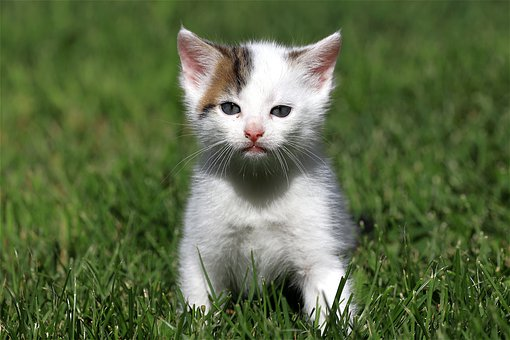
#> input picture Photos/cat.jpg, 510 x 340 px
$ python transformation.py
#> lines starting #> are read from the running program, lines starting #| are printed output that depends on the picture
import cv2 as cv
import numpy as np

img = cv.imread('Photos/cat.jpg')
#> img is the input picture: shape (340, 510, 3); mean B, G, R 67.7, 106.1, 90.8

cv.imshow('Cat',img)

#Translation
def translate(img, x, y):
#> called with x = -100, y = 100
    transMat = np.float32([[1,0,x],[0,1,y]])
    dimensions = (img.shape[1], img.shape[0])
#> dimensions = (510, 340)
    return cv.warpAffine(img, transMat, dimensions)
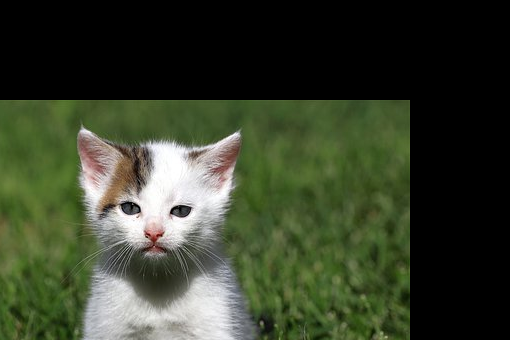
#> returned value: shape (340, 510, 3); mean of channels 0, 1, 2 43.4, 63.1, 55.4; drawn as B, G, R

# -x --> shift to left
# -y --> shift to up
# x --> shift to right
# y --> shift to down

translated = translate(img, -100, 100)
cv.imshow('translated',translated)
cv.waitKey(0)

#Rotation
def rotate(img, angle, rotPoint=None):
#> called with angle = -45
    (height,width)= img. shape[:2]
#> height = 340; width = 510

    if rotPoint is None:
        rotPoint = (width//1,height//2)
#> rotPoint = (510, 170)

    rotMat = cv.getRotationMatrix2D(rotPoint, angle, 1.0)
    dimensions = (width,height)
#> dimensions = (510, 340)

    return cv.warpAffine(img, rotMat, dimensions)
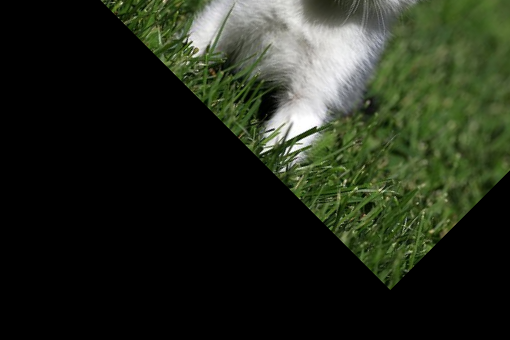
#> returned value: shape (340, 510, 3); mean of channels 0, 1, 2 28.2, 41.8, 35.8; drawn as B, G, R

rotated = rotate(img, -45)
cv.imshow('Rotated',rotated)

rotated_rotated = rotate(img, -90)
#> call 2 of rotate, with angle = -90
#> in rotate (call 2), `return cv.warpAffine(img, rotMat, dimensions)`:
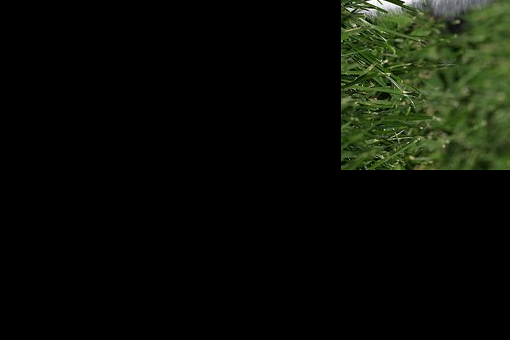
#> returned value: shape (340, 510, 3); mean of channels 0, 1, 2 7.1, 14.4, 11.1; drawn as B, G, R
cv.imshow('Double rotate',rotated_rotated)
cv.waitKey(0)

#Resizing
resized = cv.resize(img, (500,500),interpolation=cv.INTER_CUBIC)
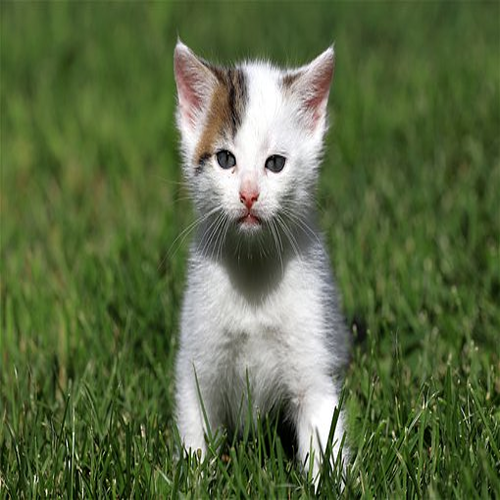
#> resized: shape (500, 500, 3); mean B, G, R 67.7, 106.1, 90.8
cv.imshow('Resized',resized)
cv.waitKey(0)

#Flipping
flip = cv.flip(img, -1)  # 0 == flipping the img vertically/ over x axis
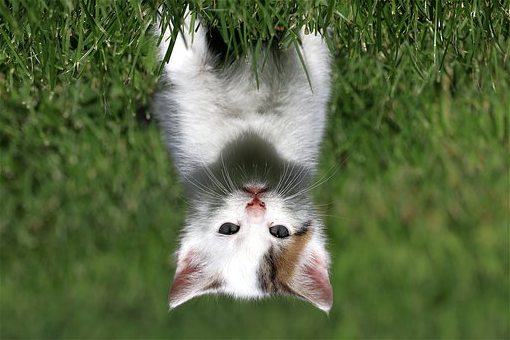
#> flip: shape (340, 510, 3); mean B, G, R 67.7, 106.1, 90.8
# 1 == flipping the img horizontally or over the y axis
# -1 == flipping it both vertically and horizontally
cv.imshow('Flip',flip)
cv.waitKey(0)

#Cropping
cropped = img[200:400,300:400]
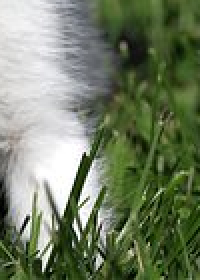
#> cropped: shape (140, 100, 3) (shown 2 times larger); mean B, G, R 100.9, 126.5, 114.5
cv.imshow('Cropped',cropped)
cv.waitKey(0)

$ run again, with Photos/cringemas.jpg copied over Photos/cat.jpg
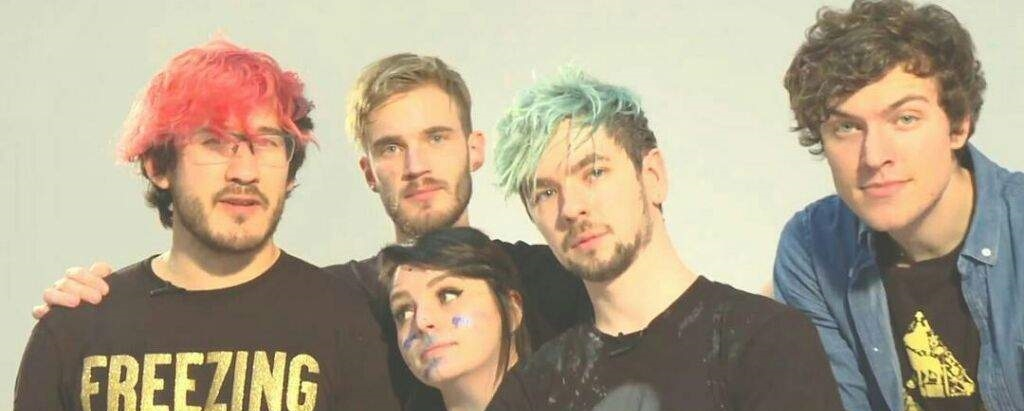
#> input picture Photos/cringemas.jpg, 1024 x 411 px
#> img is the input picture: shape (411, 1024, 3); mean B, G, R 141.3, 164.7, 177.8
#> `flip = cv.flip(img, -1)`:
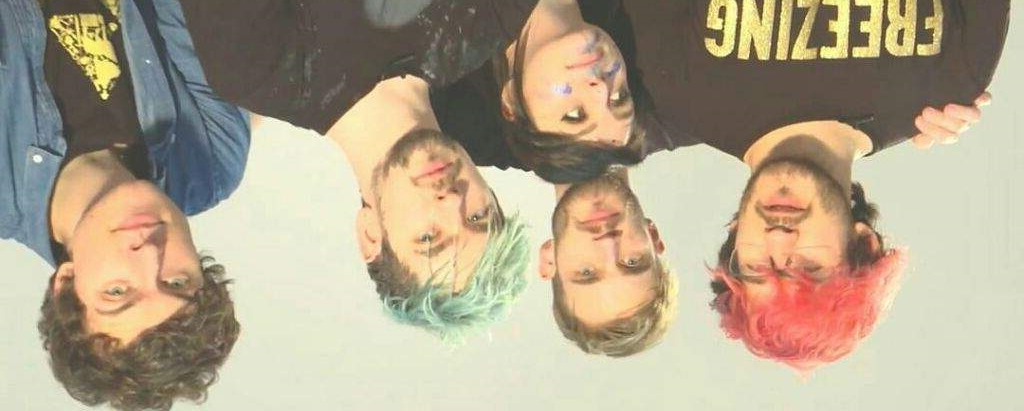
#> flip: shape (411, 1024, 3); mean B, G, R 141.3, 164.7, 177.8
#> `cropped = img[200:400,300:400]`:
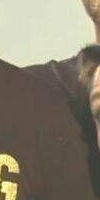
#> cropped: shape (200, 100, 3); mean B, G, R 109.8, 126.7, 133.7

$ run again, with Photos/flower.jpg copied over Photos/cat.jpg
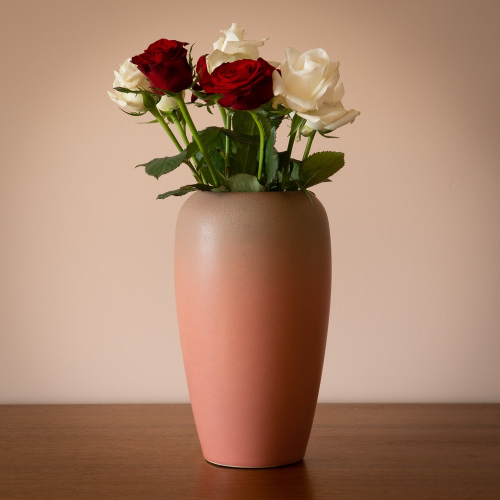
#> input picture Photos/flower.jpg, 1000 x 1000 px (shown at 1/2 size)
#> img is the input picture: shape (1000, 1000, 3); mean B, G, R 106.6, 130.1, 166.9
#> `flip = cv.flip(img, -1)`:
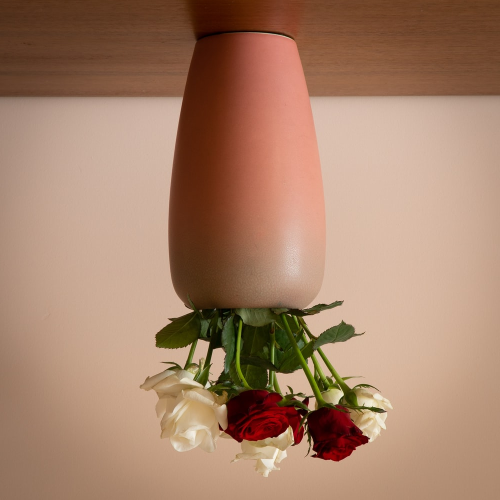
#> flip: shape (1000, 1000, 3) (shown at 1/2 size); mean B, G, R 106.6, 130.1, 166.9
#> `cropped = img[200:400,300:400]`:
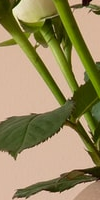
#> cropped: shape (200, 100, 3); mean B, G, R 95.2, 137.4, 150.6
